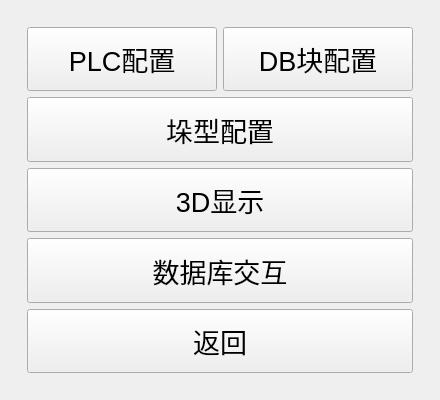
<?xml version="1.0" encoding="UTF-8"?>
<ui version="4.0">
 <class>MainWindow</class>
 <widget class="QMainWindow" name="MainWindow">
  <property name="geometry">
   <rect>
    <x>0</x>
    <y>0</y>
    <width>440</width>
    <height>400</height>
   </rect>
  </property>
  <property name="sizePolicy">
   <sizepolicy hsizetype="Fixed" vsizetype="Fixed">
    <horstretch>0</horstretch>
    <verstretch>0</verstretch>
   </sizepolicy>
  </property>
  <property name="minimumSize">
   <size>
    <width>440</width>
    <height>400</height>
   </size>
  </property>
  <property name="maximumSize">
   <size>
    <width>440</width>
    <height>400</height>
   </size>
  </property>
  <property name="windowTitle">
   <string>MainWindow</string>
  </property>
  <widget class="QWidget" name="centralwidget">
   <layout class="QGridLayout" name="gridLayout_2">
    <item row="0" column="0">
     <widget class="QStackedWidget" name="stackedWidget">
      <property name="sizePolicy">
       <sizepolicy hsizetype="Minimum" vsizetype="Minimum">
        <horstretch>0</horstretch>
        <verstretch>0</verstretch>
       </sizepolicy>
      </property>
      <property name="currentIndex">
       <number>1</number>
      </property>
      <widget class="QWidget" name="stackedWidgetPage1">
       <layout class="QGridLayout" name="gridLayout">
        <item row="0" column="0" colspan="2">
         <widget class="QLabel" name="title">
          <property name="sizePolicy">
           <sizepolicy hsizetype="Preferred" vsizetype="Maximum">
            <horstretch>0</horstretch>
            <verstretch>0</verstretch>
           </sizepolicy>
          </property>
          <property name="minimumSize">
           <size>
            <width>400</width>
            <height>30</height>
           </size>
          </property>
          <property name="maximumSize">
           <size>
            <width>400</width>
            <height>30</height>
           </size>
          </property>
          <property name="font">
           <font>
            <pointsize>15</pointsize>
           </font>
          </property>
          <property name="text">
           <string>码垛系统</string>
          </property>
          <property name="alignment">
           <set>Qt::AlignCenter</set>
          </property>
         </widget>
        </item>
        <item row="1" column="0">
         <widget class="QLabel" name="labelUser">
          <property name="font">
           <font>
            <pointsize>15</pointsize>
           </font>
          </property>
          <property name="text">
           <string>用户身份</string>
          </property>
         </widget>
        </item>
        <item row="1" column="1">
         <widget class="QComboBox" name="user">
          <property name="font">
           <font>
            <pointsize>15</pointsize>
           </font>
          </property>
          <item>
           <property name="text">
            <string>管理员</string>
           </property>
          </item>
          <item>
           <property name="text">
            <string>操作员</string>
           </property>
          </item>
          <item>
           <property name="text">
            <string>游客</string>
           </property>
          </item>
         </widget>
        </item>
        <item row="2" column="0">
         <widget class="QLabel" name="labelPassport">
          <property name="font">
           <font>
            <pointsize>15</pointsize>
           </font>
          </property>
          <property name="text">
           <string>密码</string>
          </property>
         </widget>
        </item>
        <item row="2" column="1">
         <widget class="QLineEdit" name="passport">
          <property name="font">
           <font>
            <pointsize>15</pointsize>
           </font>
          </property>
         </widget>
        </item>
        <item row="3" column="0" colspan="2">
         <widget class="QWidget" name="widget_2" native="true">
          <property name="maximumSize">
           <size>
            <width>16777215</width>
            <height>50</height>
           </size>
          </property>
          <layout class="QGridLayout" name="gridLayout_3">
           <item row="0" column="0">
            <widget class="QPushButton" name="logIn">
             <property name="minimumSize">
              <size>
               <width>0</width>
               <height>40</height>
              </size>
             </property>
             <property name="font">
              <font>
               <pointsize>15</pointsize>
              </font>
             </property>
             <property name="text">
              <string>登录</string>
             </property>
            </widget>
           </item>
          </layout>
         </widget>
        </item>
       </layout>
      </widget>
      <widget class="QWidget" name="stackedWidgetPage2">
       <layout class="QGridLayout" name="gridLayout_5">
        <item row="0" column="0">
         <widget class="QWidget" name="widget" native="true">
          <layout class="QGridLayout" name="gridLayout_4">
           <item row="0" column="0">
            <widget class="QToolButton" name="toolButton_setPLC">
             <property name="sizePolicy">
              <sizepolicy hsizetype="Minimum" vsizetype="Minimum">
               <horstretch>0</horstretch>
               <verstretch>0</verstretch>
              </sizepolicy>
             </property>
             <property name="font">
              <font>
               <pointsize>20</pointsize>
              </font>
             </property>
             <property name="text">
              <string>PLC配置</string>
             </property>
            </widget>
           </item>
           <item row="0" column="1">
            <widget class="QToolButton" name="toolButton_setDbBase">
             <property name="sizePolicy">
              <sizepolicy hsizetype="Minimum" vsizetype="Minimum">
               <horstretch>0</horstretch>
               <verstretch>0</verstretch>
              </sizepolicy>
             </property>
             <property name="font">
              <font>
               <pointsize>20</pointsize>
              </font>
             </property>
             <property name="text">
              <string>DB块配置</string>
             </property>
            </widget>
           </item>
           <item row="1" column="0" colspan="2">
            <widget class="QToolButton" name="toolButton_setStackMode">
             <property name="sizePolicy">
              <sizepolicy hsizetype="Minimum" vsizetype="Minimum">
               <horstretch>0</horstretch>
               <verstretch>0</verstretch>
              </sizepolicy>
             </property>
             <property name="font">
              <font>
               <pointsize>20</pointsize>
              </font>
             </property>
             <property name="text">
              <string>垛型配置</string>
             </property>
            </widget>
           </item>
           <item row="2" column="0" colspan="2">
            <widget class="QToolButton" name="toolButton_set3DMode">
             <property name="sizePolicy">
              <sizepolicy hsizetype="Minimum" vsizetype="Minimum">
               <horstretch>0</horstretch>
               <verstretch>0</verstretch>
              </sizepolicy>
             </property>
             <property name="font">
              <font>
               <pointsize>20</pointsize>
              </font>
             </property>
             <property name="text">
              <string>3D显示</string>
             </property>
            </widget>
           </item>
           <item row="3" column="0" colspan="2">
            <widget class="QToolButton" name="toolButton_setSqlMode">
             <property name="sizePolicy">
              <sizepolicy hsizetype="Minimum" vsizetype="Minimum">
               <horstretch>0</horstretch>
               <verstretch>0</verstretch>
              </sizepolicy>
             </property>
             <property name="font">
              <font>
               <pointsize>20</pointsize>
              </font>
             </property>
             <property name="text">
              <string>数据库交互</string>
             </property>
            </widget>
           </item>
           <item row="4" column="0" colspan="2">
            <widget class="QToolButton" name="toolButton_return">
             <property name="sizePolicy">
              <sizepolicy hsizetype="Minimum" vsizetype="Minimum">
               <horstretch>0</horstretch>
               <verstretch>0</verstretch>
              </sizepolicy>
             </property>
             <property name="font">
              <font>
               <pointsize>20</pointsize>
              </font>
             </property>
             <property name="text">
              <string>返回</string>
             </property>
            </widget>
           </item>
          </layout>
         </widget>
        </item>
       </layout>
      </widget>
      <widget class="QWidget" name="stackedWidgetPage3">
       <layout class="QVBoxLayout" name="verticalLayout">
        <property name="spacing">
         <number>30</number>
        </property>
        <item>
         <widget class="QPushButton" name="pushButton_online">
          <property name="sizePolicy">
           <sizepolicy hsizetype="Minimum" vsizetype="Minimum">
            <horstretch>0</horstretch>
            <verstretch>0</verstretch>
           </sizepolicy>
          </property>
          <property name="font">
           <font>
            <pointsize>20</pointsize>
           </font>
          </property>
          <property name="text">
           <string>在线模式</string>
          </property>
         </widget>
        </item>
        <item>
         <widget class="QPushButton" name="pushButton_offline">
          <property name="sizePolicy">
           <sizepolicy hsizetype="Minimum" vsizetype="Minimum">
            <horstretch>0</horstretch>
            <verstretch>0</verstretch>
           </sizepolicy>
          </property>
          <property name="font">
           <font>
            <pointsize>20</pointsize>
           </font>
          </property>
          <property name="text">
           <string>离线模式</string>
          </property>
         </widget>
        </item>
        <item>
         <widget class="QPushButton" name="toolButton_return_copy">
          <property name="sizePolicy">
           <sizepolicy hsizetype="Minimum" vsizetype="Minimum">
            <horstretch>0</horstretch>
            <verstretch>0</verstretch>
           </sizepolicy>
          </property>
          <property name="font">
           <font>
            <pointsize>20</pointsize>
           </font>
          </property>
          <property name="text">
           <string>返回</string>
          </property>
         </widget>
        </item>
       </layout>
      </widget>
     </widget>
    </item>
   </layout>
  </widget>
 </widget>
 <resources/>
 <connections/>
</ui>
